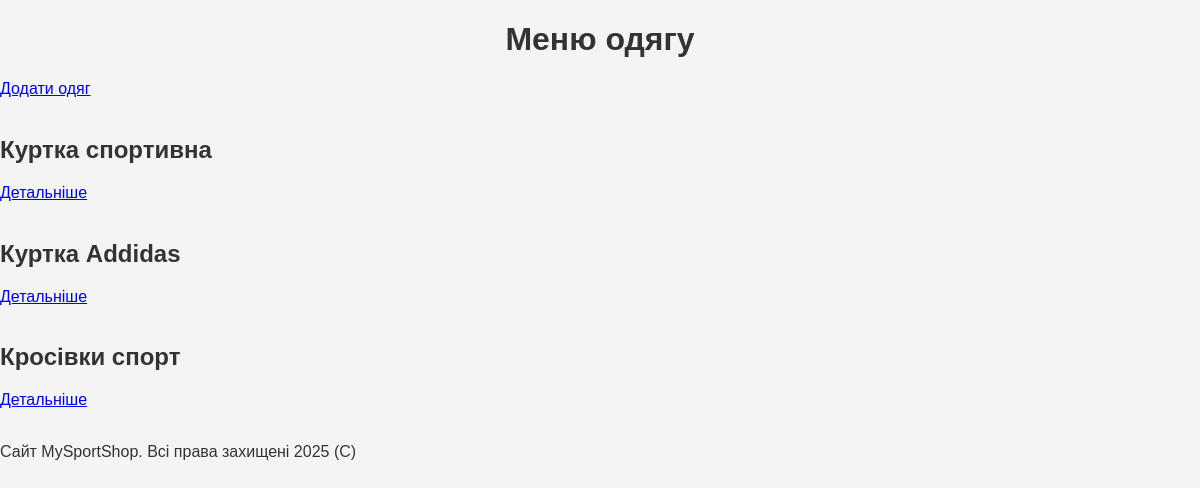
/products, run on an earlier commit of the app's database.
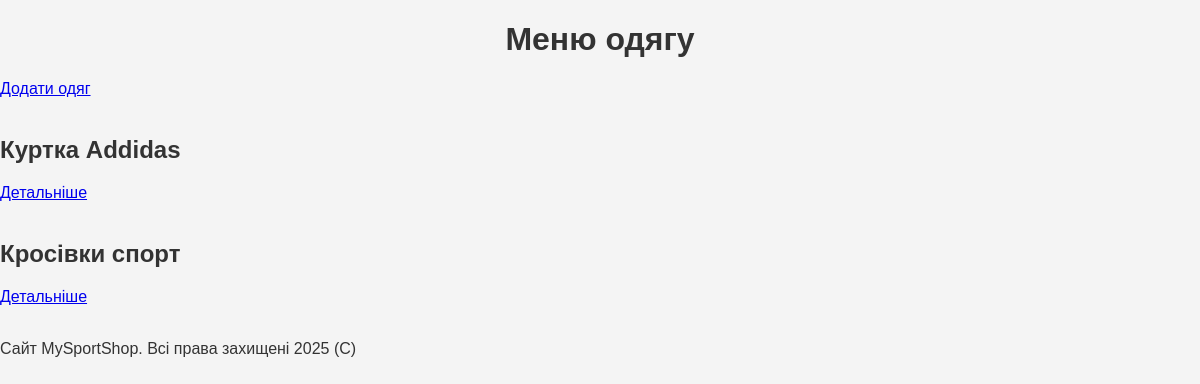
And on a later commit of the database.
### app.py (models this page shows, shortened)
class Product(db.Model):
    id = db.Column(db.Integer, primary_key=True)
    title = db.Column(db.String(30), nullable=False)
    price = db.Column(db.Integer, nullable=False)
    country = db.Column(db.String(30), nullable=False)

### app.py (the view)
@app.route("/products")
def show_products():
    products = Product.query.all()
    return render_template("product_a.html", products=products)

### templates/product_a.html (shortened to what this page needs)
{% extends 'layout.html' %}
{% block content %}
<h1>Меню одягу</h1>
{% block add %}
<a href="product/create">Додати одяг</a>
{% endblock %}
<br><br>
{% for el in products %}
{% set product = el %}
{% block product scoped %}
<div>
    <h2>{{ el.title }}</h2>
    <a href="products/{{product.id}}">Детальніше</a>
</div>
{% endblock %}
<br>
{% endfor %}
{% endblock %}

What changed in the data, as far as the page shows it:
removed Product: title "Куртка спортивна"
